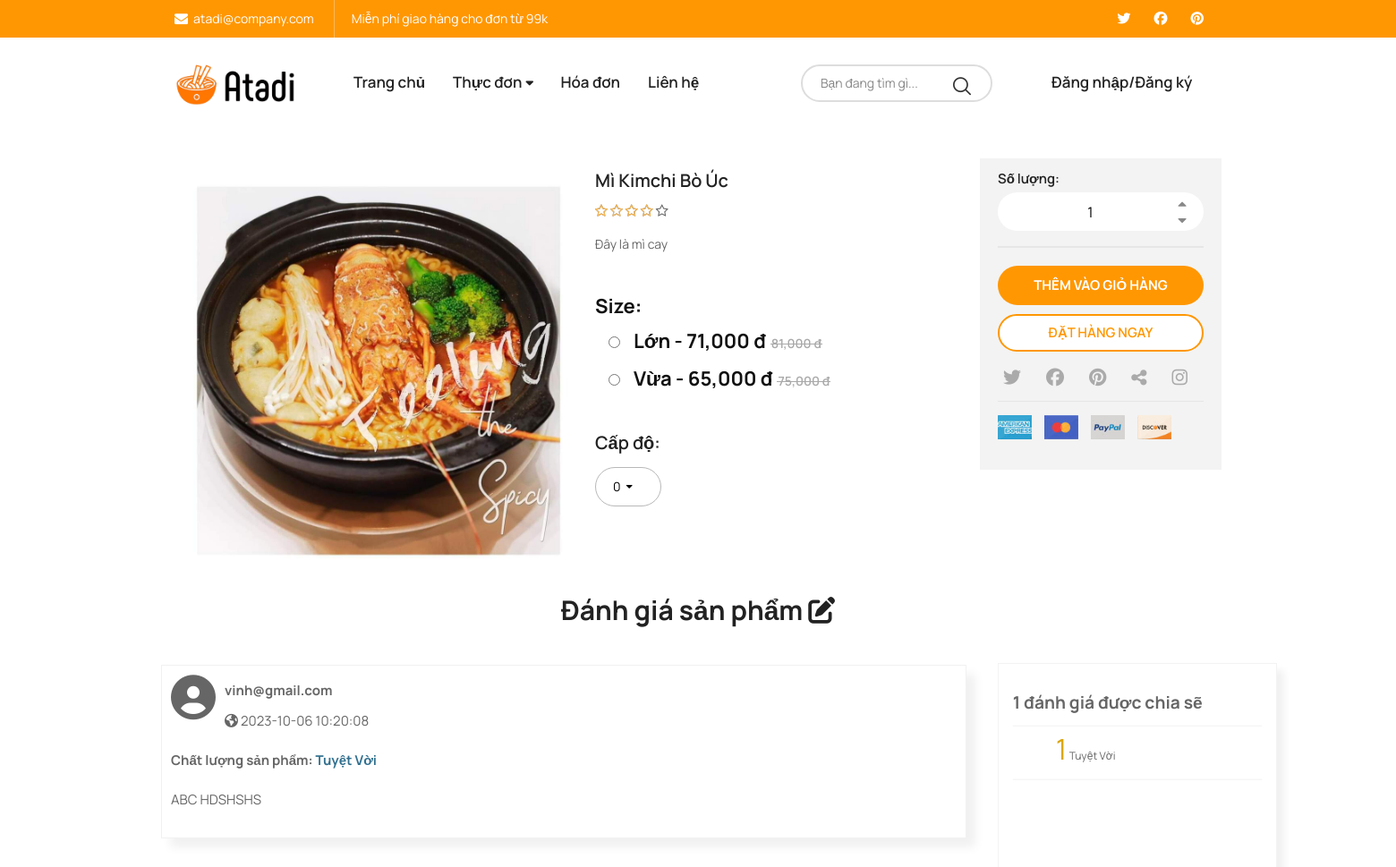
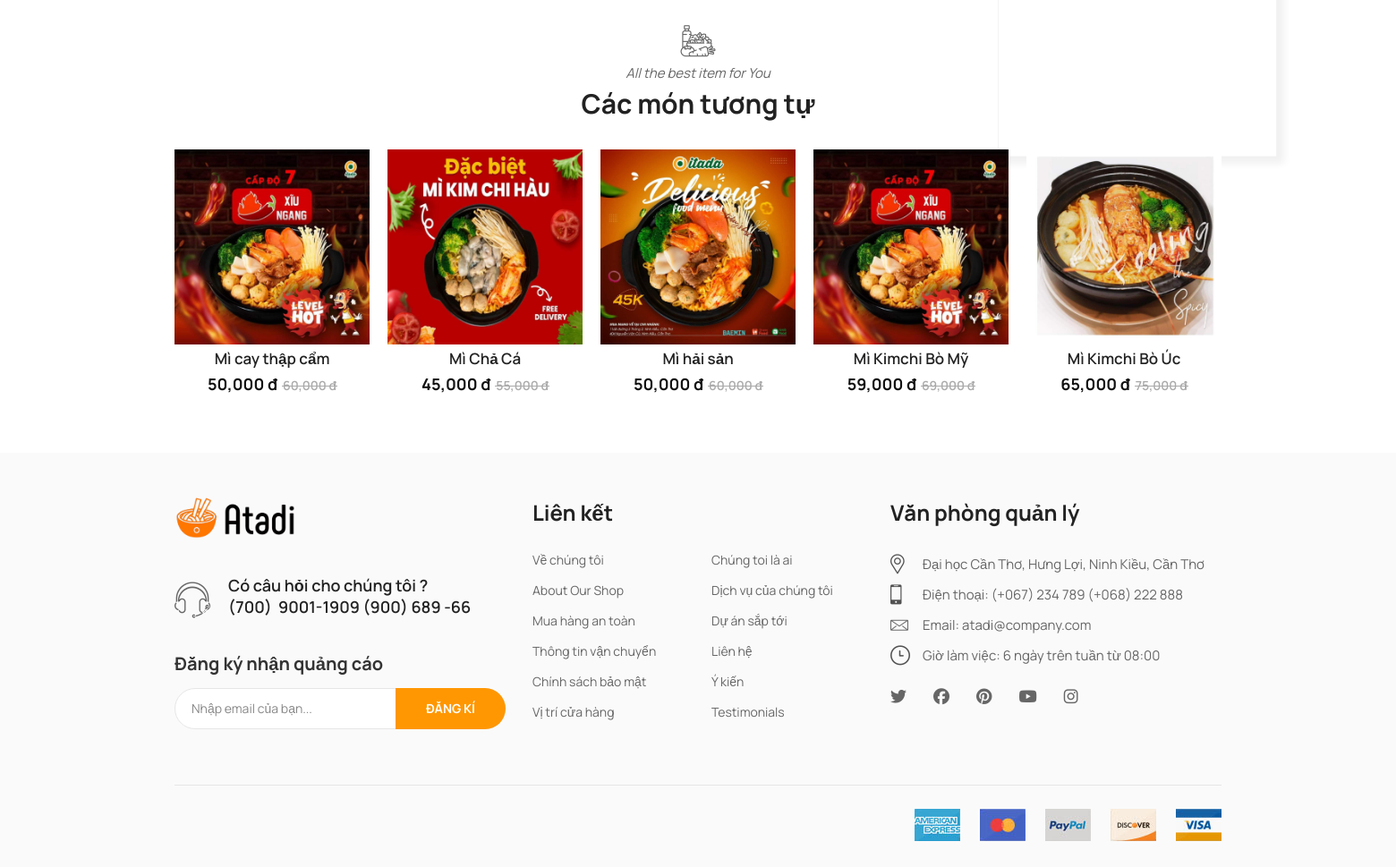
The page /product-detail.php?id=MC4 on the database its author committed (2 pictures, top to bottom).
### tables this page shows
CREATE TABLE `sanpham` (
  `MASP` varchar(10) NOT NULL,
  `MALOAI` varchar(10) NOT NULL,
  `TENSP` varchar(100) DEFAULT NULL,
  `MOTA` varchar(300) DEFAULT NULL,
  `LINKANH` varchar(200) DEFAULT NULL
);

CREATE TABLE `sizecuasanpham` (
  `MASP` varchar(10) NOT NULL,
  `MASIZE` varchar(5) NOT NULL,
  `DONGIASP` int DEFAULT NULL
);

CREATE TABLE `danhgiasp` (
  `EMAIL` varchar(70) NOT NULL,
  `MASP` varchar(10) NOT NULL,
  `MAHOADON` int NOT NULL,
  `NOIDUNGDG` varchar(300) DEFAULT NULL,
  `CHATLUONGSP` varchar(30) NOT NULL,
  `TGDANHGIA` datetime NOT NULL DEFAULT CURRENT_TIMESTAMP ON UPDATE CURRENT_TIMESTAMP
);

### product-detail.php (the view, shortened to what this page needs)
<!DOCTYPE html>
<html class="no-js" lang="en">
<?php
    include "head.php";
    include "connect.php";
?>
<body class="biolife-body">
    <?php
        include "header.php";
    ?>
    <div class="container">
    </div>
    <div class="page-contain single-product">
        <div class="container">
            <div id="main-content" class="main-content">
                <form action="themvaogiohang.php?from=pd" method="get" id="myForm">
                    <div class="sumary-product single-layout">
                        <?php
                        $spid = $_GET['id'];
                        $query = "SELECT * FROM sanpham s join sizecuasanpham sz on s.MASP = sz.MASP WHERE s.MASP = '".$spid."'";
                        $result = $conn->query($query);
                        $row = $result->fetch_assoc();
                        $string = $row['MASP'];
                        $masp = preg_replace('/[0-9]/', '', $string);
                    ?>
                        <div class="media">
                            <img src="assets/images/products/<?php echo $masp ?>/<?php echo $row['LINKANH'] ?>" alt=""
                                width="500" height="500">
                        </div>
                        <div class="product-attribute">
                            <h3 class="title"><?php echo $row['TENSP'] ?></h3>
                            <div class="rating">
                                <p class="star-rating"><span class="width-80percent"></span></p>
                            </div>
                            <p class="excerpt"><?php echo $row['MOTA'] ?></p>
                            <br>
                            <div class="price">
                                <ins><span style="" class="price-amount"><span class="currencySymbol">Size:</span></ins>
                            </div>
                            <?php
                                $size = "select * from sizecuasanpham sz join sanpham s on s.MASP=sz.MASP where sz.MASP = '".$spid."'";
                                $result = $conn->query($size);
                                if ($result->num_rows > 0) {
                                $result = $conn->query($size);
                                $result_all = $result -> fetch_all(MYSQLI_ASSOC);
                                foreach ($result_all as $szr) {
                            ?>
                            <div style="padding: 0 !important; margin: 15px !important" class="price">
                                <input required type="radio" name="size" id="" value="<?php echo $szr['MASIZE']?>">
                                <ins><span style="margin-left: 15px !important" class="price-amount"><span
                                            class="currencySymbol"><?php echo $szr['MASIZE'] ?> -
                                        </span><?php echo number_format($szr['DONGIASP']) ?> đ</span></ins>
                                <del><span class="price-amount"><?php echo number_format($szr['DONGIASP']+10000) ?>
                                        đ</span></del>
                            </div>
                            <?php }} ?>
                            <?php
                                if ($masp=="MC"){
                                    ?>
                            <div style="margin-top: 25px !important">
                                <span class="title">Cấp độ:</span>
                                <div style="margin-top: 15px !important; width: 20% !important;"
                                    class="form_combobox w-100">
                                </div>
                            </div>
                            <?php
                                }
                            ?>
                            <div class="action-form"
                                style="width: 100% !important; background-color: white !important;">
                            </div>
                        </div>
                        <div class="action-form">
                            <div class="quantity-box">
                                <span class="title">Số lượng:</span>
                                <div style="width: 100% !important;" class="qty-input">
                                    <input style="width: 100% !important;" type="text" name="qty12554" value="1"
                                        data-max_value="20" data-min_value="1" data-step="1">
                                    <a href="#" class="qty-btn btn-up"><i class="fa fa-caret-up"
                                            aria-hidden="true"></i></a>
                                    <a href="#" class="qty-btn btn-down"><i class="fa fa-caret-down"
                                            aria-hidden="true"></i></a>
                                </div>
                            </div>
                            <div class="buttons">
                                <button type="submit" name="sb_giohang" style="min-width: 100% !important;"
                                    class="btn add-to-cart-btn">Thêm vào giỏ hàng</button>
                                <button type="submit" name="sb_dathang" style="min-width: 100% !important;"
                                    class="btn buy-now-btn">Đặt hàng ngay</button>
                            </div>
                            <div class="social-media">
                                <ul class="social-list">
                                    <li><a href="#" class="social-link"><i class="fa fa-twitter"
                                                aria-hidden="true"></i></a></li>
                                    <li><a href="#" class="social-link"><i class="fa fa-facebook"
                                                aria-hidden="true"></i></a></li>
                                    <li><a href="#" class="social-link"><i class="fa fa-pinterest"
                                                aria-hidden="true"></i></a></li>
                                    <li><a href="#" class="social-link"><i class="fa fa-share-alt"
                                                aria-hidden="true"></i></a></li>
                                    <li><a href="#" class="social-link"><i class="fa fa-instagram"
                                                aria-hidden="true"></i></a></li>
                                </ul>
                            </div>
                            <div class="acepted-payment-methods">
                                <ul class="payment-methods">
                                    <li><img src="assets/images/card1.jpg" alt="" width="51" height="36"></li>
                                    <li><img src="assets/images/card2.jpg" alt="" width="51" height="36"></li>
                                    <li><img src="assets/images/card3.jpg" alt="" width="51" height="36"></li>
                                    <li><img src="assets/images/card4.jpg" alt="" width="51" height="36"></li>
                                </ul>
                            </div>
                        </div>
                    </div>
                </form>
                <div class="product-related-box single-layout">
                    <div class="biolife-title-box lg-margin-bottom-26px-im">
                        <h3 class="main-title">Đánh giá sản phẩm <i class="fa-solid fa-pen-to-square"
                                style="font-size:3rem ;"></i></h3>
                    </div>
                    <div class="row contain ">
                        <?php
                         $spid = $_GET['id'];
                             $danhgia = "SELECT  danhgiasp.MAHOADON,danhgiasp.MASP,danhgiasp.EMAIL,danhgiasp.NOIDUNGDG, danhgiasp.CHATLUONGSP,danhgiasp.TGDANHGIA FROM
                             danhgiasp, chitiethoadon WHERE danhgiasp.MAHOADON = chitiethoadon.MAHOADON
                             AND chitiethoadon.MASP = '$spid' ORDER BY MAHOADON DESC";
                            $rs_danhgia = $conn->query($danhgia);
                                while( $dgia = $rs_danhgia -> fetch_assoc()) {
                        ?>
                        <div class="col-lg-9 col-md-12 col-sm-12 col-xs-12 shadow-sm p-3 mb-5 bg-body rounded"
                            style=" border: 1px solid #f1f1f1 ;box-shadow: 10px 10px 10px #f1f1f1; margin-top: 2rem; padding: 1rem;">
                            <div>
                                <b>
                                    <span>
                                        <i class="fa-solid fa-circle-user" style="font-size:5rem ;"></i>
                                        <p style="margin-left: 6rem; margin-top:-4.5rem ;"><?php echo $dgia['EMAIL'] ?>
                                        </p>
                                    </span>
                                </b>
                                <p style="margin-left: 6rem; "><i class="fa-solid fa-earth-americas"></i>
                                    <?php echo $dgia['TGDANHGIA'] ?></p>
                            </div>
                            <div style="margin-top: 2rem;">
                                <span>
                                    <b>Chất lượng sản phẩm: <span
                                            class="text-info"><?php  echo $dgia['CHATLUONGSP']; ?></span> </b>
                                </span>
                            </div>
                            <div style="margin-top: 2rem;">
                                <?php echo $dgia['NOIDUNGDG']; ?>
                            </div>
                        </div>
                        <?php }
                        $tongdg ="SELECT SUM(tongdg) AS Tongdg
                        FROM (
                            SELECT COUNT(*) as tongdg
                            FROM danhgiasp
                            WHERE MAHOADON IN (
                                SELECT MAHOADON
                                FROM chitiethoadon
                                WHERE MASP = '$spid'
                            )
                            GROUP BY CHATLUONGSP
                        ) as tong";
                        $kt_dg = $conn->query($tongdg);
                        $tong = $kt_dg->fetch_assoc();
                        ?>
                        <div class="col-lg-3 col-md-12 col-sm-12 col-xs-12"
                            style="border: 1px solid #f1f1f1 ;box-shadow: 10px 10px 10px #f1f1f1; padding:2rem;transform: scale(0.8) translate(112rem, -8%);position: absolute;">
                            <div>
                                <h3> <b><span><?php echo $tong['Tongdg']?></span> đánh giá được chia sẽ</b></h3>
                                <?php
                                     $chatluongsp = "SELECT COUNT(*) as sl,CHATLUONGSP FROM danhgiasp,chitiethoadon
                                      WHERE danhgiasp.MAHOADON = chitiethoadon.MAHOADON
                                      AND chitiethoadon.MASP = '$spid'
                                      GROUP BY (CHATLUONGSP)";
                                      $kt4 = $conn->query($chatluongsp);
                                      while($gt = $kt4->fetch_assoc()){
                                        ?>
                                <p style="padding-left: 6rem;">
                                    <span style="color:#dba70c; font-size:4rem"><?php  echo $gt['sl'] ?></span>
                                    <?php echo $gt['CHATLUONGSP'] ?>
                                </p>
                                <?php
                                    }
                                ?>
                            </div>
                            <div id="barchart_values" style="width: 800px; height: 300px;"></div>
                        </div>
                    </div>
                </div>
                <div class="product-related-box single-layout">
                    <div class="biolife-title-box lg-margin-bottom-26px-im">
                        <span class="biolife-icon icon-organic"></span>
                        <span class="subtitle">All the best item for You</span>
                        <h3 class="main-title">Các món tương tự</h3>
                    </div>
                    <ul class="products-list biolife-carousel nav-center-02 nav-none-on-mobile"
                        data-slick='{"rows":1,"arrows":true,"dots":false,"infinite":false,"speed":400,"slidesMargin":0,"slidesToShow":5, "responsive":[{"breakpoint":1200, "settings":{ "slidesToShow": 4}},{"breakpoint":992, "settings":{ "slidesToShow": 3, "slidesMargin":20 }},{"breakpoint":768, "settings":{ "slidesToShow": 2, "slidesMargin":10}}]}'>
                        <?php
                            $sql1 = "SELECT * FROM sanpham s join sizecuasanpham sz on s.MASP = sz.MASP WHERE sz.MASIZE in ('Vừa','M','Combo') and MALOAI = ".$row['MALOAI'];
                            $rs = $conn->query($sql1);
                                if ($rs->num_rows > 0) {
                                $rs = $conn->query($sql1);
                                $rsa = $rs -> fetch_all(MYSQLI_ASSOC);
                                foreach ($rsa as $row1) {
                                    $string = $row1['MASP'];
                                    $masp = preg_replace('/[0-9]/', '', $string);
                        ?>
                        <li class="product-item">
                            <div class="contain-product layout-default">
                                <div class="product-thumb">
                                    <a href="product-detail.php?id=<?php echo $string ?>" class="link-to-product">
                                        <img src="assets/images/products/<?php echo $masp ?>/<?php echo $row1['LINKANH'] ?>"
                                            alt="dd" width="270" height="270" class="product-thumnail">
                                    </a>
                                </div>
                                <div class="info">
                                    <h4 class="product-title"><a href="#"
                                            class="pr-name"><?php echo $row1['TENSP'] ?></a></h4>
                                    <div class="price">
                                        <ins><span class="price-amount"><?php echo number_format($row1['DONGIASP']) ?>
                                                đ</span></ins>
                                        <del><span class="price-amount"><?php echo number_format($row1['DONGIASP']+10000) ?>
                                                đ</span></del>
                                    </div>
                                </div>
                            </div>
                        </li>
                        <?php }} ?>
                    </ul>
                </div>
            </div>
        </div>
    </div>
    <?php
        include "footer.php";
    ?>
</body>
</html>

### rows shown on the page
sanpham: LINKANH (picture), TENSP "Mì Kimchi Bò Úc", MOTA "Đây là mì cay"
sizecuasanpham: MASIZE "Lớn", DONGIASP "71,000", $szr['DONGIASP']+10000 "81,000"
sizecuasanpham: MASIZE "Vừa", DONGIASP "65,000", $szr['DONGIASP']+10000 "75,000", MASP.LINKANH (picture), MASP.TENSP "Mì Kimchi Bò Úc", $row1['DONGIASP']+10000 "75,000"
danhgiasp: EMAIL "vinh@gmail.com", TGDANHGIA "2023-10-06 10:20:08", CHATLUONGSP "Tuyệt Vời", NOIDUNGDG "ABC HDSHSHS"
sizecuasanpham: MASP.LINKANH (picture), MASP.TENSP "Mì cay thập cẩm", DONGIASP "50,000", $row1['DONGIASP']+10000 "60,000"
sizecuasanpham: MASP.LINKANH (picture), MASP.TENSP "Mì Chả Cá", DONGIASP "45,000", $row1['DONGIASP']+10000 "55,000"
sizecuasanpham: MASP.LINKANH (picture), MASP.TENSP "Mì hải sản", DONGIASP "50,000", $row1['DONGIASP']+10000 "60,000"
sizecuasanpham: MASP.LINKANH (picture), MASP.TENSP "Mì Kimchi Bò Mỹ", DONGIASP "59,000", $row1['DONGIASP']+10000 "69,000"

### other values the page prints
$tong['Tongdg'] "1"
$gt['sl'] "1"
$gt['CHATLUONGSP'] "Tuyệt Vời"
